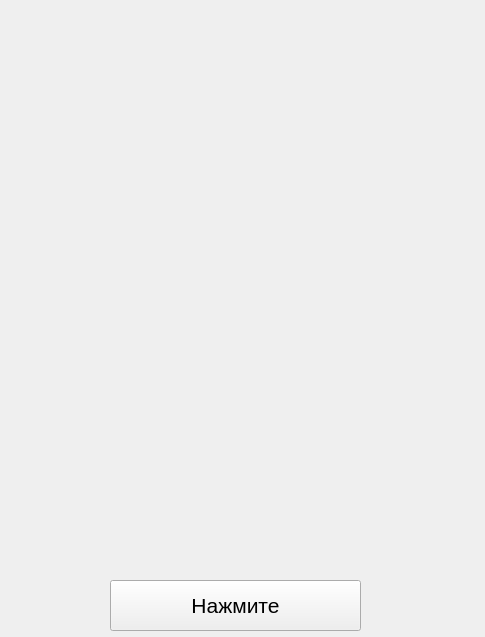
<?xml version="1.0" encoding="UTF-8"?>
<ui version="4.0">
 <class>widget</class>
 <widget class="QWidget" name="widget">
  <property name="geometry">
   <rect>
    <x>0</x>
    <y>0</y>
    <width>485</width>
    <height>637</height>
   </rect>
  </property>
  <property name="windowTitle">
   <string>кружочки</string>
  </property>
  <widget class="QPushButton" name="btn_show_circle">
   <property name="geometry">
    <rect>
     <x>110</x>
     <y>580</y>
     <width>251</width>
     <height>51</height>
    </rect>
   </property>
   <property name="font">
    <font>
     <pointsize>16</pointsize>
    </font>
   </property>
   <property name="text">
    <string>Нажмите</string>
   </property>
  </widget>
 </widget>
 <resources/>
 <connections/>
</ui>
